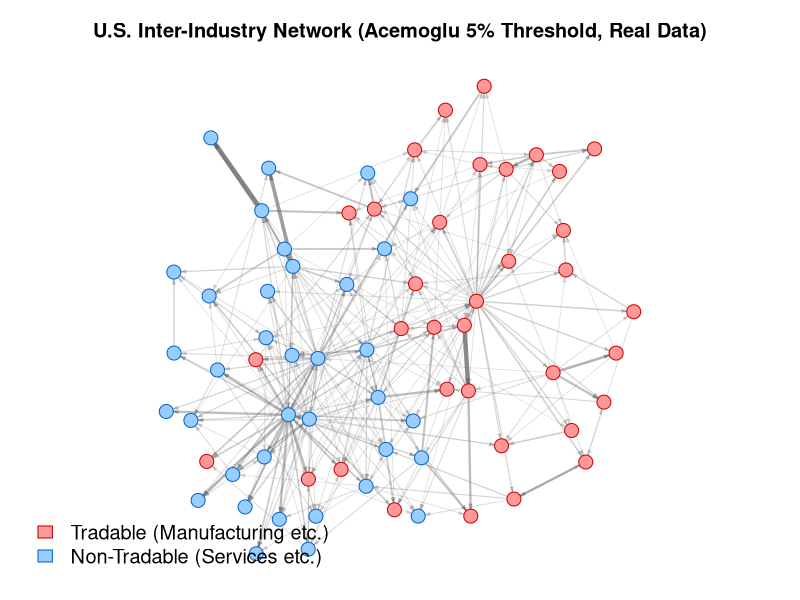

The R script that drew this image:
library(dplyr)
library(tidyr)
library(igraph)

# 加载数据
cat("Loading data...\n")
dom_use <- read.csv("data/raw/BEA_2023_Domestic_Use.csv")
dom_mat <- dom_use %>%
  pivot_wider(names_from = Col_Industry, values_from = Value, values_fill = 0) %>%
  select(-Row_Industry) %>%
  as.matrix()

ind_names <- unique(dom_use$Row_Industry)
rownames(dom_mat) <- ind_names

# 计算总中间投入 (Column Sums)
col_sums <- colSums(dom_mat)
col_sums[col_sums == 0] <- 1e-6

# 计算投入份额矩阵 A (Acemoglu设定：A_ij = Sales from i to j / Total inputs of j)
A <- scale(dom_mat, center = FALSE, scale = col_sums)

# 投入份额门槛设定：采用 Acemoglu 的设定（阈值 = 5%）
# 真实数据中存在大量强依赖，过滤掉低于 5% 的微弱噪音，保留 330 条核心依赖路径
cat("Applying Acemoglu 5% threshold...\n")
adj_matrix <- A
adj_matrix[adj_matrix <= 0.05] <- 0

# 创建有向加权图
g <- graph_from_adjacency_matrix(adj_matrix, mode = "directed", weighted = TRUE, diag = FALSE)

# 移除孤立节点（如果没有连接）
g <- delete_vertices(g, degree(g) == 0)

# 定义节点属性 (Tradable vs Non-Tradable based on previous mapping 1:35 vs 36:71)
vertex_ids <- as.numeric(gsub("Ind_", "", V(g)$name))
V(g)$Sector_Type <- ifelse(vertex_ids <= 35, "Tradable", "Non-Tradable")
V(g)$color <- ifelse(V(g)$Sector_Type == "Tradable", "#FF9999", "#99CCFF")
V(g)$frame.color <- ifelse(V(g)$Sector_Type == "Tradable", "#CC0000", "#0066CC")

# 设定边的视觉属性以表达联系程度
max_w <- max(E(g)$weight, na.rm = TRUE)
if (max_w <= 0) max_w <- 1

# 边的宽度与权重成正比（最粗为4.5，最细为0.5）
E(g)$width <- 0.5 + (E(g)$weight / max_w) * 4.0

# 边的透明度与权重成正比
E(g)$color <- rgb(0.4, 0.4, 0.4, alpha = 0.15 + (E(g)$weight / max_w) * 0.65)

# 计算 Fruchterman-Reingold 布局
# 根据 Acemoglu 的设定，网络间的距离由贸易相关度（权重）决定
set.seed(1024)
layout <- layout_with_fr(g, weights = E(g)$weight * 100)

# 保存图形
cat("Plotting network graph...\n")
png("figures/fig3_acemoglu_network.png", width=1600, height=1200, res=200)
par(mar=c(1,1,3,1))
plot(g, 
     layout = layout,
     vertex.size = 6,
     vertex.label = NA,
     edge.arrow.size = 0.25,
     main = "U.S. Inter-Industry Network (Acemoglu 5% Threshold, Real Data)")
legend("bottomleft", legend=c("Tradable (Manufacturing etc.)", "Non-Tradable (Services etc.)"), 
       fill=c("#FF9999", "#99CCFF"), border=c("#CC0000", "#0066CC"), bty="n", cex=1.2)
dev.off()

cat("Graph generated successfully.\n")
